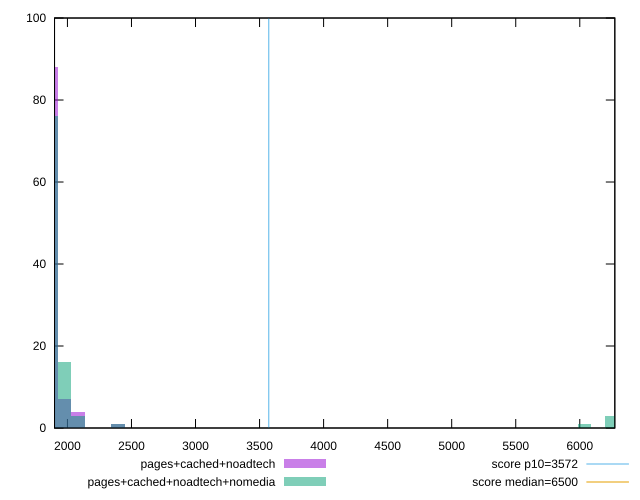

Write gnuplot code to recreate this figure.
reset

$pagesCachedNoadtech <<EOF
2393.9946131396105 1
2081.734446208357 4
1977.647723897939 7
1873.561001587521 88
EOF

$pagesCachedNoadtechNomedia <<EOF
2393.9946131396105 1
1977.647723897939 16
1873.561001587521 76
6037.029894004235 1
6245.2033386250705 3
2081.734446208357 3
EOF

set key outside below
set boxwidth 104.08672231041784
set xrange [1899.3210000000001:6273.5623]
set yrange [0:100]
set trange [0:100]
set style fill transparent solid 0.5 noborder

set parametric
set terminal svg size 640, 500 enhanced background rgb 'white'
set output "report_00023_2021-02-20T12:14:57.249Z/first-cpu-idle/comparison/histogram/2_vs_3.svg"

plot $pagesCachedNoadtech title "pages+cached+noadtech" with boxes, \
     $pagesCachedNoadtechNomedia title "pages+cached+noadtech+nomedia" with boxes, \
     3572,t title "score p10=3572", \
     6500,t title "score median=6500"

reset
